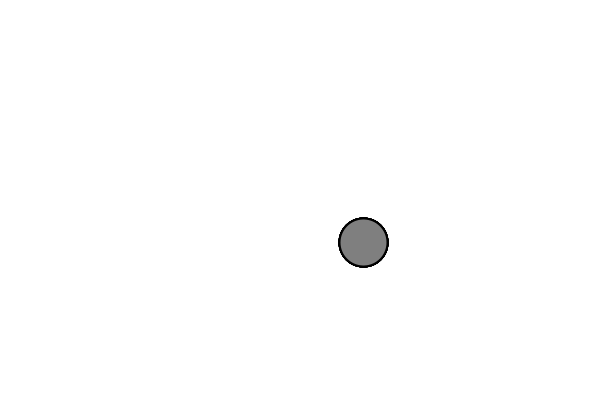
Frame 1 (no input)
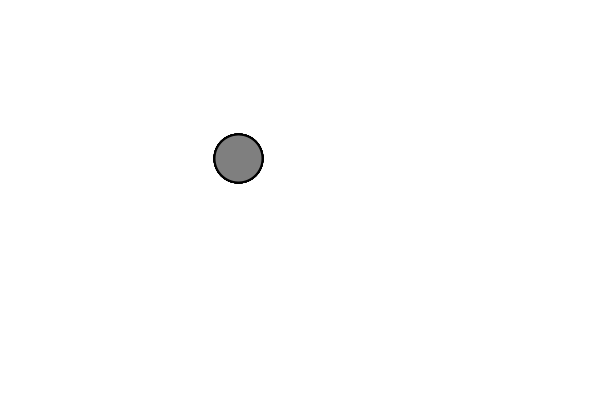
Frame 60 (the mouse pressed at the canvas centre just before this capture)
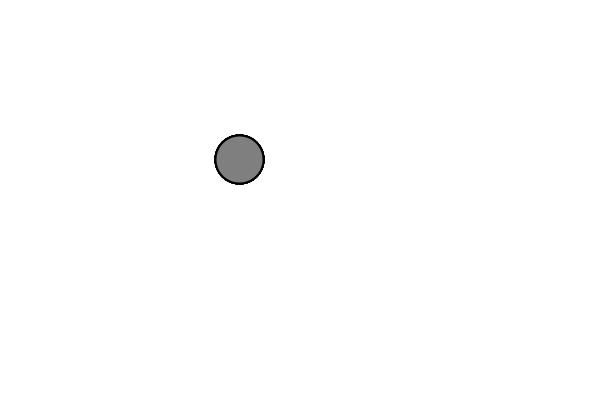
Frame 120 (the mouse held since frame 60 and released just before this capture)

The Processing sketch that drew these frames (run headless with seeded random() and noise(); from frame 60 on, the mouse is pressed at the canvas centre):

// Processing sketch: NoiseWalk_Many
// ── NoiseWalk_Many.pde
// The Nature of Code
// Daniel Shiffman
// http://natureofcode.com

Walker[] w;

void setup() {
  size(600, 400);

  w = new Walker[10];
  for (int i = 0; i < w.length; i++) {
    w[i] = new Walker();
  }
}

void draw() {
  background(255);
  for (int i = 0; i < w.length; i++) {
    w[i].walk();
    w[i].display();
  }
}


// ── Walker.pde
// The Nature of Code
// Daniel Shiffman
// http://natureofcode.com

// A random walker class!

class Walker {
  PVector location;

  PVector noff;

  Walker() {
    location = new PVector(width/2, height/2);
    noff = new PVector(0,0);
  }

  void display() {
    strokeWeight(2);
    fill(127);
    stroke(0);
    ellipse(location.x, location.y, 48, 48);
  }

  // Randomly move up, down, left, right, or stay in one place
  void walk() {
    
    location.x = map(noise(noff.x),0,1,0,width);
    location.y = map(noise(noff.y),0,1,0,height);
    
    noff.x += 0.01;
    noff.y += 0.01;
  }
}
